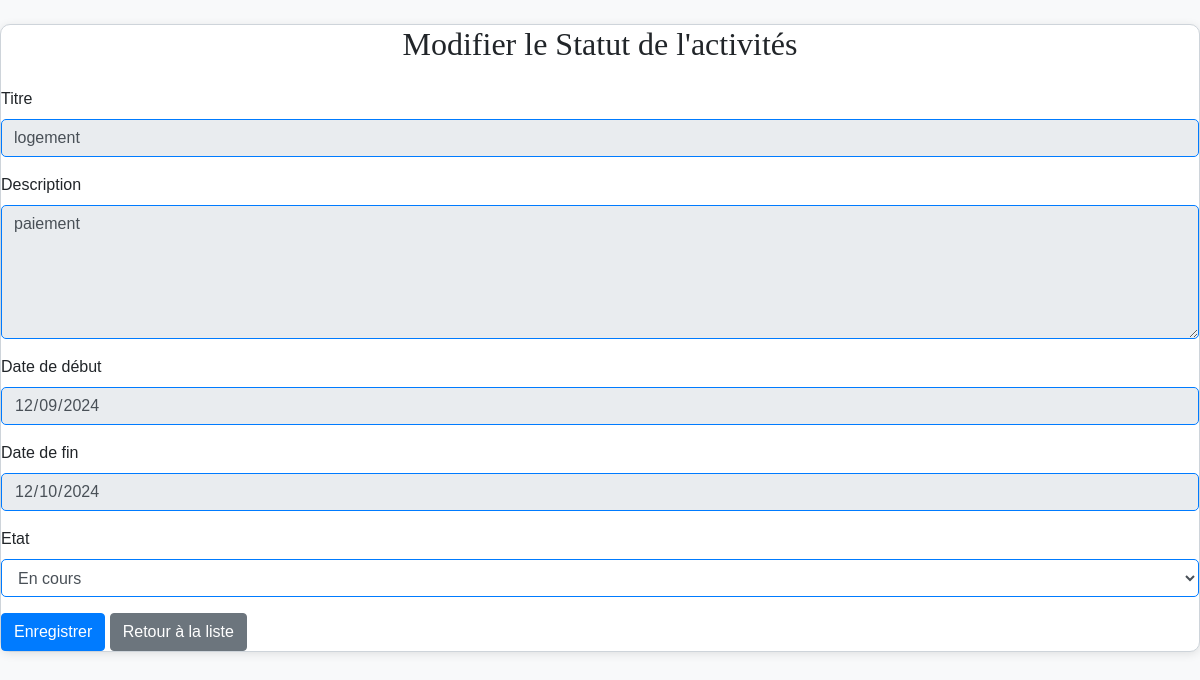
The page /templetes/modif_statut.php?id=44 on the database its author committed.
### tables this page shows
CREATE TABLE IF NOT EXISTS `tasks` (
  `id` int NOT NULL AUTO_INCREMENT,
  `title` varchar(100) NOT NULL,
  `description` text NOT NULL,
  `date_debut` date DEFAULT NULL COMMENT 'Date de début de la tâche',
  `date_fin` date DEFAULT NULL COMMENT 'Date de fin de la tâche',
  `status` enum('proposee','envoyee','compiled','validee','terminee') DEFAULT 'proposee',
  `etat` enum('Non démarrée','En cours','Non terminée','Terminée') DEFAULT 'Non démarrée',
  `assigned_to` varchar(50) DEFAULT NULL,
  `duree` int DEFAULT NULL COMMENT 'Durée en jours',
  `periode_activite` varchar(20) DEFAULT NULL COMMENT 'T1, T2, T3, T4',
  `valeurs_cibles` json DEFAULT NULL COMMENT 'Valeurs par trimestre ou KPI',
  `created_at` timestamp NULL DEFAULT CURRENT_TIMESTAMP,
  `updated_at` timestamp NULL DEFAULT CURRENT_TIMESTAMP ON UPDATE CURRENT_TIMESTAMP,
  `notification_seen` tinyint(1) DEFAULT '0',
  `notification_seen_proposed` tinyint(1) DEFAULT '0',
  `notification_seen_completed` tinyint(1) DEFAULT '0',
  `notification_seen_validated` tinyint(1) DEFAULT '0',
  PRIMARY KEY (`id`),
  KEY `assigned_to` (`assigned_to`)
);

### templetes/modif_statut.php (the view, shortened to what this page needs)
<?php
include '../includes/db_connect.php';
if (isset($_GET['id'])) {
    $taskId = $_GET['id'];
    $sql = "SELECT * FROM tasks WHERE id = ?";
    if ($stmt = $conn->prepare($sql)) {
        $stmt->bind_param("i", $taskId);
        $stmt->execute();
        $result = $stmt->get_result();
        if ($result->num_rows > 0) {
            $tache = $result->fetch_assoc();
        } else {
            echo "Tâche non trouvée.";
            exit;
        }
    } else {
        echo "Erreur lors de la récupération de la tâche.";
        exit;
    }
} else {
    echo "ID de tâche manquant.";
    exit;
}
?>
<!DOCTYPE html>
<html lang="fr">
<head>
    <link rel="stylesheet" href="https://stackpath.bootstrapcdn.com/bootstrap/4.5.2/css/bootstrap.min.css">
</head>
<body>
<div class="form-container mt-4">
    <h2 class="text-center mb-4">Modifier le Statut de l'activités</h2>
    <form id="taskForm" method="POST" action="modif_statut.php">
        <div class="form-group">
            <label for="taskTitle">Titre</label>
            <input type="text" class="form-control" id="taskTitle" value="<?php echo htmlspecialchars($tache['title']); ?>" disabled>
        </div>
        <div class="form-group">
            <label for="taskDescription">Description</label>
            <textarea class="form-control" id="taskDescription" rows="5" disabled><?php echo htmlspecialchars($tache['description']); ?></textarea>
        </div>
        <div class="form-group">
            <label for="taskDeadline">Date de début</label>
            <input type="date" class="form-control" id="taskDeadline" value="<?php echo htmlspecialchars($tache['date_debut']); ?>" disabled>
        </div>
        <div class="form-group">
            <label for="taskCompletionDate">Date de fin</label>
            <input type="date" class="form-control" id="taskCompletionDate" value="<?php echo htmlspecialchars($tache['date_fin']); ?>" disabled>
        </div>
        <div class="form-group">
            <label for="statut">Etat</label>
            <select class="form-control" id="statut" name="etat" required>
                <option value="en_cours" <?php echo $tache['etat'] == 'en_cours' ? 'selected' : ''; ?>>En cours</option>
            </select>
        </div>
        <button type="submit" class="btn btn-primary">Enregistrer</button>
        <a href="?page=taches_faire" class="btn btn-secondary">Retour à la liste</a>
    </form>
</div>
</body>
</html>

### templetes/modif_statut.php (style rules this page uses)
body { font-family: 'Arial', sans-serif; background-color: #f8f9fa; }
.form-container { background-color: #ffffff; border: 1px solid #ced4da; border-radius: 10px; box-shadow: 0 2px 10px rgba(0, 0, 0, 0.1); }
h2 { font-family: "Imprint MT Shadow"; }
.form-control { border: 1px solid #007bff; border-radius: 5px; }
.btn-primary { background-color: #007bff; border-color: #007bff; }
h2 { font-family: "Imprint MT Shadow"; text-align: center; margin-bottom: 20px; }

### rows shown on the page
tasks: title "logement", description "paiement", date_debut "12/09/2024", date_fin "12/10/2024"
